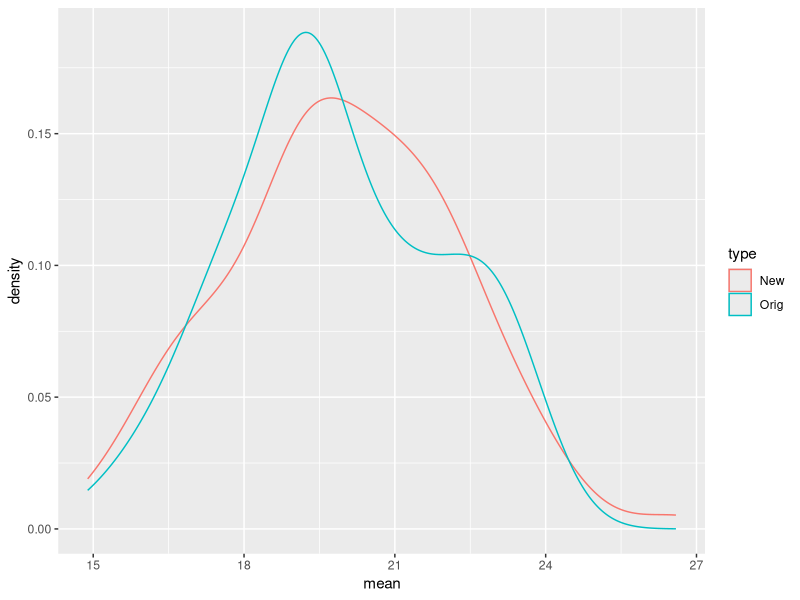

Recreate this plot in R.
library(ggplot2)

numObs = 100
len = 100
cutoff = 30
origEstimator = vector("numeric", len)
newEstimator = vector("numeric", len)
for(i in 1:len){
  sample = rexp(n = numObs, rate = 0.05)
  origEstimator[i] = mean(sample)
  
  truncSample = sample[sample<cutoff]
  r = length(truncSample)
  newEstimator[i] = (sum(truncSample) + (numObs-r)*cutoff)/r
}

ggplot(data = data.frame(mean=c(origEstimator, newEstimator), type=c(rep("Orig", len), rep("New", len)))) + 
  geom_density(aes(x=mean, color=type))
  